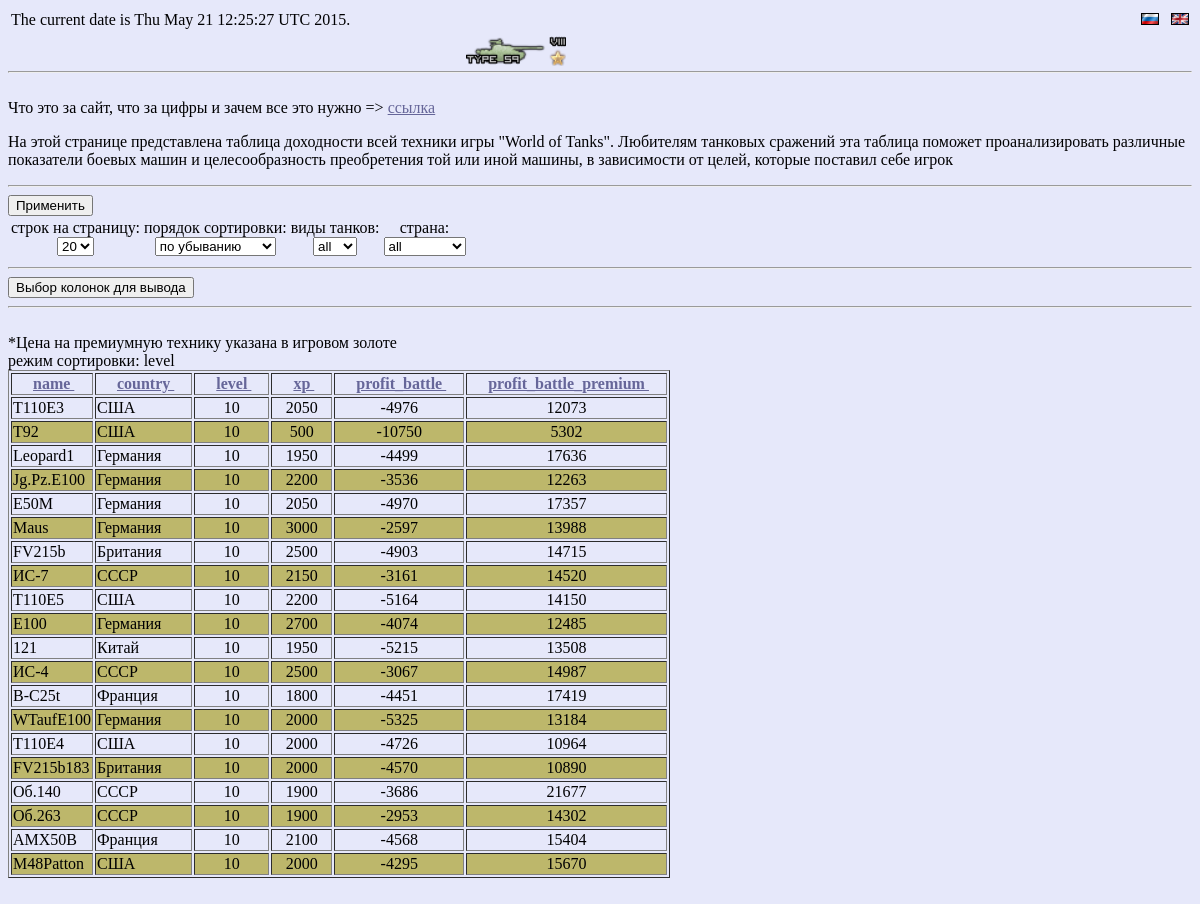
The page / on the database its author committed.
### tables this page shows
CREATE TABLE `t1` (
  `name` varchar(60) DEFAULT NULL,
  `country` varchar(20) DEFAULT NULL,
  `country2` enum('Британия','СССР','Германия','Китай','Франция','Япония') DEFAULT NULL,
  `type` enum('tt','st','lt','pt','sau') DEFAULT NULL,
  `level` tinyint(4) DEFAULT NULL,
  `name2` varchar(60) DEFAULT NULL,
  `to_top` varchar(60) DEFAULT NULL,
  `xp` smallint(5) unsigned DEFAULT NULL,
  `massa` decimal(4,1) DEFAULT NULL,
  `zapas_mass` smallint(5) unsigned DEFAULT NULL,
  `zver` tinyint(1) DEFAULT '0',
  `ic` tinyint(1) DEFAULT '0',
  `patton` tinyint(1) DEFAULT '0',
  `lend_liz` tinyint(1) DEFAULT '0',
  `not_for_sale` tinyint(1) DEFAULT '0',
  `premium` tinyint(1) DEFAULT NULL,
  `skill_research` mediumint(8) unsigned DEFAULT NULL,
  `price` int(11) DEFAULT NULL,
  `price_repair` mediumint(9) DEFAULT NULL,
  `price_valuta` smallint(6) DEFAULT NULL,
  `processed_fights` mediumint(9) DEFAULT NULL,
  `wins_persent` char(5) DEFAULT NULL,
  `survived_persent` char(5) DEFAULT NULL,
  `time_in_fight` time DEFAULT NULL,
  `mileage` smallint(6) DEFAULT NULL,
  `skill_battle` smallint(5) unsigned DEFAULT NULL,
  `kredits` mediumint(8) unsigned DEFAULT NULL,
  `shots` smallint(5) unsigned DEFAULT NULL,
  `hit_shot` smallint(5) unsigned DEFAULT NULL,
  `hit_shot_persent` decimal(5,2) DEFAULT NULL,
  `damage_shrapnel` tinyint(3) unsigned DEFAULT NULL,
  `hit_shot_effective` smallint(5) unsigned DEFAULT NULL,
  `hit_shot_effective_persent` decimal(5,2) DEFAULT NULL,
  `score_for_wipped_tracs` smallint(5) unsigned DEFAULT NULL,
  `score_total_help_ally` smallint(5) unsigned DEFAULT NULL,
  `score_for_damage` smallint(6) DEFAULT NULL,
  `score_for_detect_enemy` smallint(5) unsigned DEFAULT NULL,
  `damage_received` smallint(5) unsigned DEFAULT NULL,
  `detect_enemy_average` decimal(4,2) DEFAULT NULL,
  `destroy_enemy_average` decimal(4,2) DEFAULT NULL,
  `score_for_capture_average` decimal(6,4) DEFAULT NULL,
  `score_for_protected` decimal(6,4) DEFAULT NULL,
  `cost_recovery` smallint(5) unsigned DEFAULT NULL,
  `profit_battle` mediumint(9) DEFAULT NULL,
  `profit_battle_premium` mediumint(9) DEFAULT NULL
);

### create_functions.php (the view, shortened to what this page needs)
<!DOCTYPE html PUBLIC "-//W3C//DTD XHTML 1.0 Transitional//EN"
  "http://www.w3.org/TR/xhtml1/DTD/xhtml1-transitional.dtd">
<html>
<head>
</head>
<body BGCOLOR="#E6E8fA" text="#000002" link="#666699" vlink="#666699" alink = "#333366" BACKGROUND = "background.jpg">
<?php
   function generate_table($dbc,$columns,$where='', $order_by, $sort, $limit=4){
      $query = "SELECT $columns FROM t1 $where  ORDER BY $order_by $sort LIMIT $limit";
      if (!$data = mysqli_query($dbc, $query))
	    echo 'query error - '.$query;
      $column = explode(",",$columns);
      echo "<table border=1>\n";
      echo "  <tr>\n";
      foreach($column as $i) {
 	  echo "<td> &nbsp&nbsp&nbsp&nbsp<b>
 		<a id=\"$i\"
 		  href=\"javascript:void(0)\" onclick=\"document.forms.select_form.submit();
 		  return false;\"> $i
 		</a>
 		</b>&nbsp&nbsp&nbsp&nbsp</td>\n";
       }
      echo "  </tr>\n";
      $odd_value = 1;
      while ($row = mysqli_fetch_array($data)) {
	  if (($odd_value % 2) == 0 )
	       echo '   <tr bgcolor="BDB76B"> ';
	  else echo '   <tr> ';
	  $odd_value = $odd_value + 1;
 	  foreach($column as $i)
		if ( $i == 'name' OR $i == 'country' )
		    echo '<td>'. htmlspecialchars( $row[$i] ).'</td> ';
		else
		    echo '<td align="center">'. htmlspecialchars( $row[$i] ).'</td>';
	  echo "</tr>\n";
       }
      echo "</table><br />\n";
      return (0);
  }
 function MakePopupMenu($name,$values,$selected){
     	$str = "<select name=\"$name\">\n";
	foreach($values as $val){
	    $val = htmlspecialchars($val);
	    if ($val == $selected)
		$str = $str."<option selected value=\"$val\">$val</option>\n";
	    else
		$str = $str."<option value=\"$val\">$val</option>\n";
	}
	$str = $str."</select><br />\n";
	return($str);
     }
?>
  </body>
</html>

### index.php (shortened to what this page needs)
<!DOCTYPE html PUBLIC "-//W3C//DTD XHTML 1.0 Transitional//EN"
  "http://www.w3.org/TR/xhtml1/DTD/xhtml1-transitional.dtd">
<html>
<head>
    <link rel="stylesheet" type="text/css" href="CSS/anima.css">
</head>
<body BGCOLOR="#E6E8fA" text="#000002" link="#666699" vlink="#666699" alink = "#333366" BACKGROUND = "IMG/background.jpg">
	<table border=0 width=100%>
	<tr>
		<td> The current date is <?php print (date ("D M d H:i:s T Y")); ?>. </td>
		<td align="right">
		<a href="/index.php?&lang=rus"><img src="IMG/rus.gif" border=0 alt="Russian"></a>
		<a href="/index.php?&lang=eng"><img src="IMG/eng.gif" border=0 alt="English"></a>
		</td>
	</tr>
	</table>
<div id="wrap2">
		<img id="redsquare" src="./ICO/china-Ch01_Type59.png"/>
</div>
	<hr />
	<br>
      Что это за сайт, что за цифры и зачем все это нужно  =>
      <a href="about.htm">  ccылка </a>
  <p>
	На этой странице представлена таблица доходности всей техники игры
	"World of Tanks". Любителям танковых сражений эта таблица поможет проанализировать различные показатели
	боевых машин и целесообразность преобретения той или иной машины, в зависимости от целей, которые поставил
	себе  игрок
  </p>
  <hr />
<?php
  require_once('create_functions.php');
  if (!$dbc=mysqli_connect(DB_HOST,DB_USER, DB_PASSWORD, DB_NAME))
      echo ' Ошибка соединеиния с базой';
  $columns  = 'name,country,level,xp,profit_battle,profit_battle_premium';
  $where    = '';
  $order_by = 'level';
  $sort     = 'DESC';
  $limit    = 20;
  $type	    = 'all';
  $country2 = 'all';
  $query = 'SHOW COLUMNS FROM t1';
  if(!$data = mysqli_query($dbc, $query))
       echo 'query error<br>';
  while($row = mysqli_fetch_row($data)){
      if ( $row[0] == 'type' AND substr($row[1],0,4) == 'enum' ){
 	  $pop_menu_type_values = explode(",", substr($row[1],5,strlen($row[1])-6) );
	  $pop_menu_type_values = preg_replace('/\'/','',$pop_menu_type_values);
	  array_unshift($pop_menu_type_values, "all");
      }
      if ( $row[0] == 'country2' AND substr($row[1],0,4) == 'enum' ){
 	  $pop_menu_country_values = explode(",", substr($row[1],5,strlen($row[1])-6) );
	  $pop_menu_country_values = preg_replace('/\'/','',$pop_menu_country_values);
	  array_unshift($pop_menu_country_values, 'all');
      }
  }
      $pop_menu_limit_values = array(10,20,40);
      $pop_menu_sorting_value = array('по убыванию','по возрастанию');
      if ($sort == 'DESC')
	   $sorting_value_selected = 'по убыванию';
      else $sorting_value_selected = 'по возрастанию';
?>
<form name="select_form" method="post" action="<?php echo $_SERVER['PHP_SELF']; ?>">
   <input type="submit" value="Применить" name="submit_button"/><br />
   <table border=0 >
      <tr>
	  <td align="center">строк на страницу:<br />
	      <?php echo MakePopupMenu('limit', $pop_menu_limit_values, $limit)?>
	  </td>
	  <td align="center">порядок сортировки:<br />
	      <?php echo MakePopupMenu('sort_popUp', $pop_menu_sorting_value, $sorting_value_selected) ?>
	  </td>
	  <td align="center">виды танков:<br />
	      <?php echo MakePopupMenu('type_popUp', $pop_menu_type_values, $type) ?>
	  </td>
	  <td align="center">cтрана:<br />
	      <?php echo MakePopupMenu('country2', $pop_menu_country_values, $country2) ?>
	  </td>
      </tr>
    </table>
 <div class="spoil">
	<div class="smallfont">
	<hr />
	    <input type="button" value="Выбор колонок для вывода" class="input-button" id ="btn_spoiler">
	</div>
    </div>
    <hr />
<?php
  echo '<br /> *Цена на премиумную технику указана в игровом золоте';
echo '<br /> режим сортировки: '.$order_by;
  generate_table($dbc, $columns, $where, $order_by, $sort, $limit);
?>
      </form>
  </body>
</html>

### CSS/anima.css (style rules this page uses)
#wrap2 { position: relative; border-style: solid; border-width: 0px; height: 31px; width: 90%; }
#redsquare { position:absolute; top: 4px; left:8px; height:30px; width: 100px; }

### rows shown on the page
t1: name "T110E3", country "США", level "10", xp "2050", profit_battle "-4976", profit_battle_premium "12073"
t1: name "T92", country "США", level "10", xp "500", profit_battle "-10750", profit_battle_premium "5302"
t1: name "Leopard1", country "Германия", level "10", xp "1950", profit_battle "-4499", profit_battle_premium "17636"
t1: name "Jg.Pz.E100", country "Германия", level "10", xp "2200", profit_battle "-3536", profit_battle_premium "12263"
t1: name "E50M", country "Германия", level "10", xp "2050", profit_battle "-4970", profit_battle_premium "17357"
t1: name "Maus", country "Германия", level "10", xp "3000", profit_battle "-2597", profit_battle_premium "13988"
t1: name "FV215b", country "Британия", level "10", xp "2500", profit_battle "-4903", profit_battle_premium "14715"
t1: name "ИС-7", country "СССР", level "10", xp "2150", profit_battle "-3161", profit_battle_premium "14520"
t1: name "T110E5", country "США", level "10", xp "2200", profit_battle "-5164", profit_battle_premium "14150"
t1: name "E100", country "Германия", level "10", xp "2700", profit_battle "-4074", profit_battle_premium "12485"
t1: name "121", country "Китай", level "10", xp "1950", profit_battle "-5215", profit_battle_premium "13508"
t1: name "ИС-4", country "СССР", level "10", xp "2500", profit_battle "-3067", profit_battle_premium "14987"
t1: name "B-C25t", country "Франция", level "10", xp "1800", profit_battle "-4451", profit_battle_premium "17419"
t1: name "WTaufE100", country "Германия", level "10", xp "2000", profit_battle "-5325", profit_battle_premium "13184"
t1: name "T110E4", country "США", level "10", xp "2000", profit_battle "-4726", profit_battle_premium "10964"
t1: name "FV215b183", country "Британия", level "10", xp "2000", profit_battle "-4570", profit_battle_premium "10890"
t1: name "Об.140", country "СССР", level "10", xp "1900", profit_battle "-3686", profit_battle_premium "21677"
t1: name "Об.263", country "СССР", level "10", xp "1900", profit_battle "-2953", profit_battle_premium "14302"
t1: name "AMX50B", country "Франция", level "10", xp "2100", profit_battle "-4568", profit_battle_premium "15404"
t1: name "M48Patton", country "США", level "10", xp "2000", profit_battle "-4295", profit_battle_premium "15670"

### other values the page prints
date ("D M d H:i:s T Y") "Thu May 21 12:25:27 UTC 2015"
$order_by "level"
$i "name"
$i "country"
$i "level"
$i "xp"
$i "profit_battle"
$i "profit_battle_premium"
form field limit "20"
form field sort_popUp "по убыванию"
form field type_popUp "all"
form field country2 "all"
